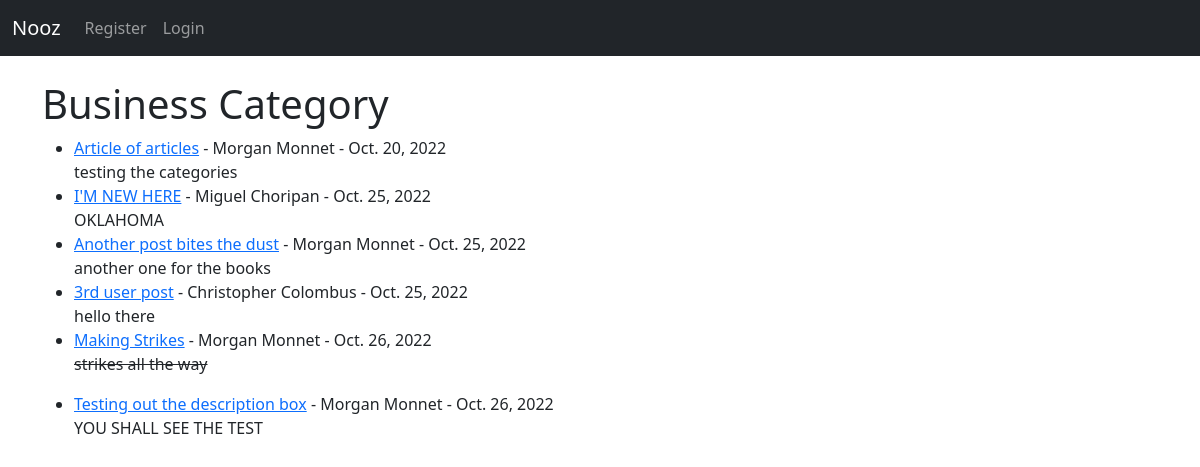
Before: /category/Business/ with the older database file.
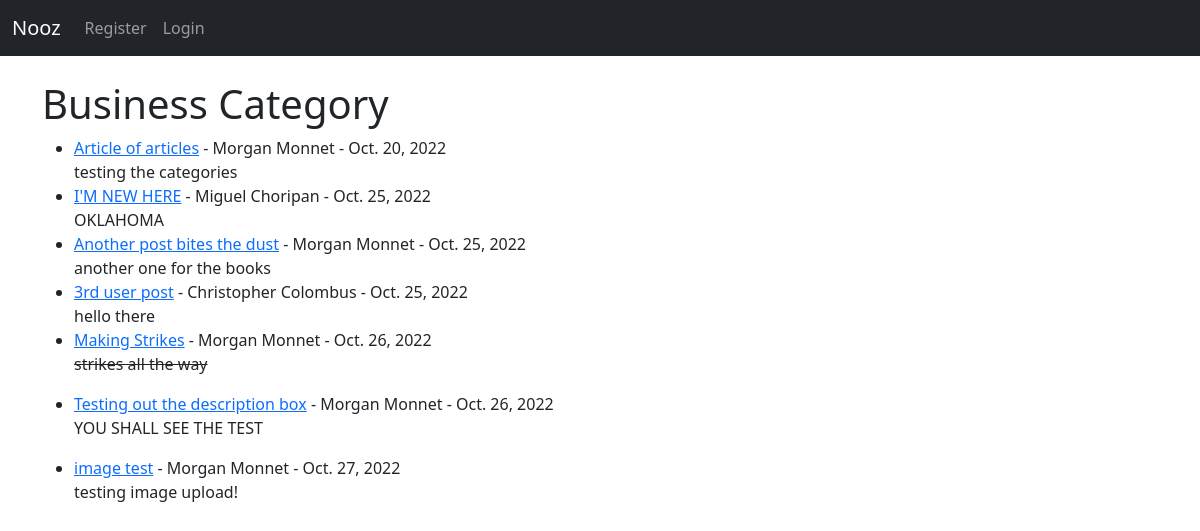
After: the same page with the newer database file.
### nooz2/models.py (models this page shows, shortened)
class Post(models.Model):
    title = models.CharField(max_length=255)
    title_tag = models.CharField(max_length=255)
    header_image = models.ImageField(null=True, blank=True, upload_to="images/")
    description = models.CharField(max_length=50)
    author = models.ForeignKey(User, on_delete=models.CASCADE)
    body = RichTextField(blank=True, null=True)
    timestamp = models.DateField(auto_now_add=True)
    category = models.CharField(max_length=255, default='News')
    likes = models.ManyToManyField(User, related_name='post_user')

### nooz2/views.py (the view, shortened to what this page needs)
# urls.py: path('category/<str:cats>/', CategoryView, name="category"),
def CategoryView(request, cats):
    category_posts = Post.objects.filter(category=cats.replace('-', ' '))
    return render(request, 'categories.html', {'cats':cats.title().replace('-', ' '), 'category_posts':category_posts})

### templates/categories.html (shortened to what this page needs)
{% extends 'base.html' %}
{% block content %}
{% if category_posts %}
    <h1>{{ cats }} Category</h1>
    <ul>
    {% for post in category_posts %}
    <li><a href="{% url 'post-detail' post.pk %}">{{ post.title}}</a> -
        {{ post.author.first_name }}
        {{ post.author.last_name }} -
        {{ post.timestamp }}
    <br/>
        {{ post.body|slice:"150"|safe }}</li>
    {% endfor %}
    </ul>
{% else %}
    <h2>Sorry this category does not exist</h2>
{% endif %}
{% endblock %}

Changed rows visible on the page:
added Post: title "image test", author.first_name "Morgan", author.last_name "Monnet", timestamp "Oct. 27, 2022", body "testing image upload!"
